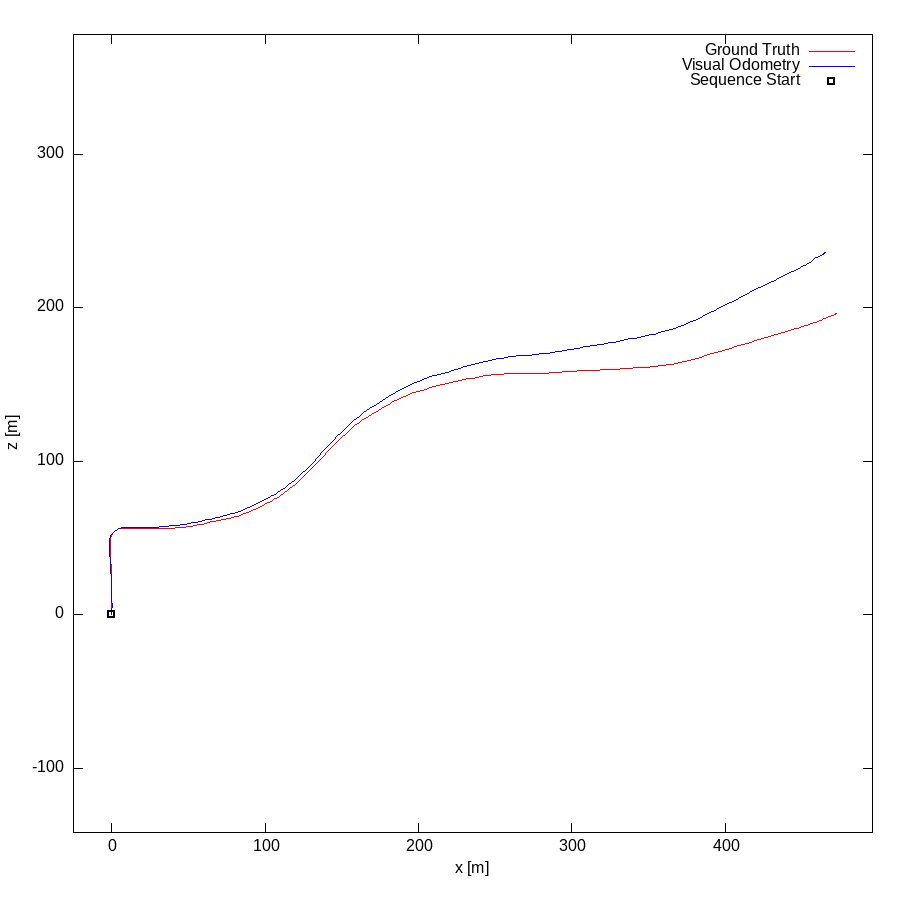

Write gnuplot code to recreate this figure.
set term postscript eps enhanced color
set output "03.eps"
set size ratio -1
set xrange [-25:496]
set yrange [-142:378]
set xlabel "x [m]"
set ylabel "z [m]"
plot "03.txt" using 1:2 lc rgb "#FF0000" title 'Ground Truth' w lines,"03.txt" using 3:4 lc rgb "#0000FF" title 'Visual Odometry' w lines,"< head -1 03.txt" using 1:2 lc rgb "#000000" pt 4 ps 1 lw 2 title 'Sequence Start' w points
